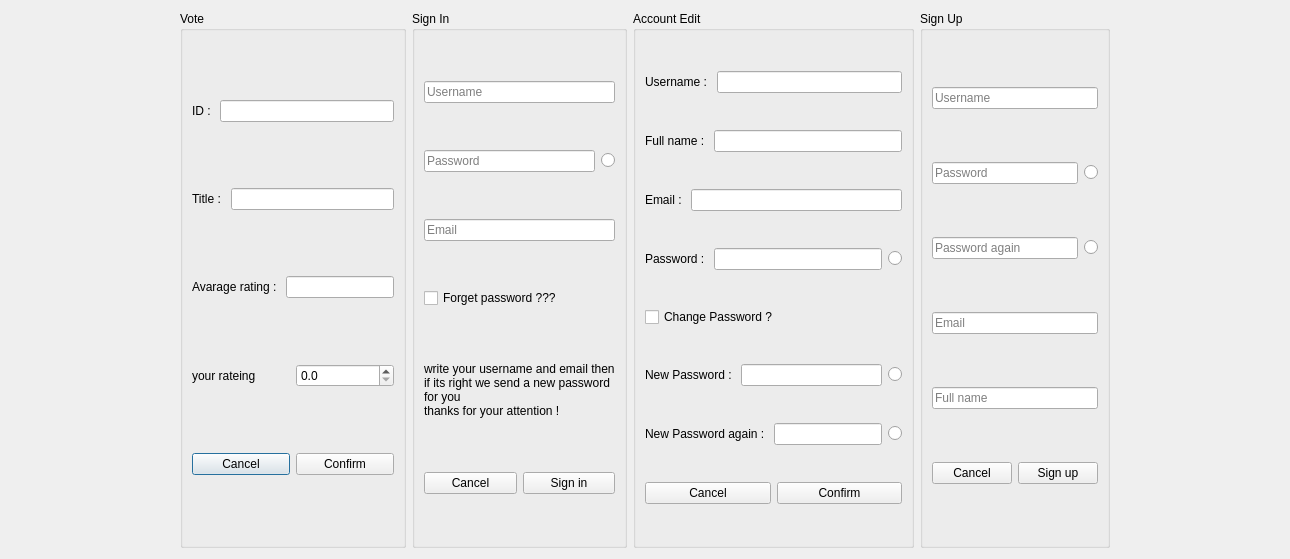
<?xml version="1.0" encoding="UTF-8"?>
<ui version="4.0">
 <class>process</class>
 <widget class="QDialog" name="process">
  <property name="geometry">
   <rect>
    <x>0</x>
    <y>0</y>
    <width>1290</width>
    <height>559</height>
   </rect>
  </property>
  <property name="windowTitle">
   <string>Dialog</string>
  </property>
  <layout class="QHBoxLayout" name="horizontalLayout_15">
   <item>
    <spacer name="horizontalSpacer">
     <property name="orientation">
      <enum>Qt::Horizontal</enum>
     </property>
     <property name="sizeHint" stdset="0">
      <size>
       <width>40</width>
       <height>20</height>
      </size>
     </property>
    </spacer>
   </item>
   <item>
    <widget class="QGroupBox" name="vote_gbox">
     <property name="title">
      <string>Vote</string>
     </property>
     <layout class="QVBoxLayout" name="verticalLayout">
      <item>
       <layout class="QHBoxLayout" name="horizontalLayout">
        <item>
         <widget class="QLabel" name="vote_idlable">
          <property name="text">
           <string>ID : </string>
          </property>
         </widget>
        </item>
        <item>
         <widget class="QLineEdit" name="vote_id">
          <property name="readOnly">
           <bool>true</bool>
          </property>
         </widget>
        </item>
       </layout>
      </item>
      <item>
       <layout class="QHBoxLayout" name="horizontalLayout_5">
        <item>
         <widget class="QLabel" name="vote_titlelable">
          <property name="text">
           <string>Title : </string>
          </property>
         </widget>
        </item>
        <item>
         <widget class="QLineEdit" name="vote_title">
          <property name="readOnly">
           <bool>true</bool>
          </property>
         </widget>
        </item>
       </layout>
      </item>
      <item>
       <layout class="QHBoxLayout" name="horizontalLayout_4">
        <item>
         <widget class="QLabel" name="vote_averageratinglable">
          <property name="text">
           <string>Avarage rating : </string>
          </property>
         </widget>
        </item>
        <item>
         <widget class="QLineEdit" name="vote_avaragerating">
          <property name="readOnly">
           <bool>true</bool>
          </property>
         </widget>
        </item>
       </layout>
      </item>
      <item>
       <layout class="QHBoxLayout" name="horizontalLayout_16">
        <item>
         <widget class="QLabel" name="vote_spinboxlable">
          <property name="text">
           <string>your rateing</string>
          </property>
         </widget>
        </item>
        <item>
         <widget class="QDoubleSpinBox" name="vote_spinbox">
          <property name="decimals">
           <number>1</number>
          </property>
          <property name="maximum">
           <double>10.000000000000000</double>
          </property>
          <property name="singleStep">
           <double>0.100000000000000</double>
          </property>
         </widget>
        </item>
       </layout>
      </item>
      <item>
       <layout class="QHBoxLayout" name="horizontalLayout_11">
        <item>
         <widget class="QPushButton" name="vote_cancelbtn">
          <property name="text">
           <string>Cancel</string>
          </property>
          <property name="icon">
           <iconset resource="../data/icon.qrc">
            <normaloff>:/new/icon/svg/fi-rr-cross-circle.svg</normaloff>:/new/icon/svg/fi-rr-cross-circle.svg</iconset>
          </property>
         </widget>
        </item>
        <item>
         <widget class="QPushButton" name="vote_confirmbtn">
          <property name="text">
           <string>Confirm</string>
          </property>
          <property name="icon">
           <iconset resource="../data/icon.qrc">
            <normaloff>:/new/icon/svg/fi-rr-checkbox.svg</normaloff>:/new/icon/svg/fi-rr-checkbox.svg</iconset>
          </property>
         </widget>
        </item>
       </layout>
      </item>
     </layout>
    </widget>
   </item>
   <item>
    <widget class="QGroupBox" name="signin_gbox">
     <property name="title">
      <string>Sign In</string>
     </property>
     <layout class="QVBoxLayout" name="verticalLayout_4">
      <item>
       <widget class="QLineEdit" name="signin_username">
        <property name="placeholderText">
         <string>Username</string>
        </property>
       </widget>
      </item>
      <item>
       <layout class="QHBoxLayout" name="horizontalLayout_3">
        <property name="topMargin">
         <number>0</number>
        </property>
        <item>
         <widget class="QLineEdit" name="signin_password">
          <property name="echoMode">
           <enum>QLineEdit::Password</enum>
          </property>
          <property name="placeholderText">
           <string>Password</string>
          </property>
         </widget>
        </item>
        <item>
         <widget class="QRadioButton" name="signin_passechomod">
          <property name="text">
           <string/>
          </property>
         </widget>
        </item>
       </layout>
      </item>
      <item>
       <widget class="QLineEdit" name="signin_email">
        <property name="placeholderText">
         <string>Email</string>
        </property>
       </widget>
      </item>
      <item>
       <widget class="QCheckBox" name="signin_forgetpasscheckbox">
        <property name="text">
         <string>Forget password ???</string>
        </property>
        <property name="icon">
         <iconset resource="../data/icon.qrc">
          <normaloff>:/new/icon/svg/fi-rr-interrogation.svg</normaloff>:/new/icon/svg/fi-rr-interrogation.svg</iconset>
        </property>
       </widget>
      </item>
      <item>
       <widget class="QLabel" name="signin_lable">
        <property name="maximumSize">
         <size>
          <width>16777215</width>
          <height>70</height>
         </size>
        </property>
        <property name="text">
         <string>write your username and email then
if its right we send a new password 
for you 
thanks for your attention !</string>
        </property>
       </widget>
      </item>
      <item>
       <layout class="QHBoxLayout" name="horizontalLayout_2">
        <item>
         <widget class="QPushButton" name="signin_cancelbtn">
          <property name="text">
           <string>Cancel</string>
          </property>
          <property name="icon">
           <iconset resource="../data/icon.qrc">
            <normaloff>:/new/icon/svg/fi-rr-cross-circle.svg</normaloff>:/new/icon/svg/fi-rr-cross-circle.svg</iconset>
          </property>
         </widget>
        </item>
        <item>
         <widget class="QPushButton" name="signin_signinbtn">
          <property name="text">
           <string>Sign in</string>
          </property>
          <property name="icon">
           <iconset resource="../data/icon.qrc">
            <normaloff>:/new/icon/svg/fi-rr-checkbox.svg</normaloff>:/new/icon/svg/fi-rr-checkbox.svg</iconset>
          </property>
         </widget>
        </item>
       </layout>
      </item>
     </layout>
    </widget>
   </item>
   <item>
    <widget class="QGroupBox" name="accountedit_gbox">
     <property name="title">
      <string>Account Edit</string>
     </property>
     <layout class="QVBoxLayout" name="verticalLayout_2">
      <item>
       <layout class="QHBoxLayout" name="horizontalLayout_6">
        <item>
         <widget class="QLabel" name="accedit_usernamelable">
          <property name="text">
           <string>Username : </string>
          </property>
         </widget>
        </item>
        <item>
         <widget class="QLineEdit" name="accedit_username">
          <property name="readOnly">
           <bool>true</bool>
          </property>
         </widget>
        </item>
       </layout>
      </item>
      <item>
       <layout class="QHBoxLayout" name="horizontalLayout_9">
        <item>
         <widget class="QLabel" name="accedit_namelabel">
          <property name="text">
           <string>Full name : </string>
          </property>
         </widget>
        </item>
        <item>
         <widget class="QLineEdit" name="accedit_name"/>
        </item>
       </layout>
      </item>
      <item>
       <layout class="QHBoxLayout" name="horizontalLayout_7">
        <item>
         <widget class="QLabel" name="accedidt_emaillable">
          <property name="text">
           <string>Email : </string>
          </property>
         </widget>
        </item>
        <item>
         <widget class="QLineEdit" name="accedit_email"/>
        </item>
       </layout>
      </item>
      <item>
       <layout class="QHBoxLayout" name="horizontalLayout_8">
        <item>
         <widget class="QLabel" name="accedit_passwordlable">
          <property name="text">
           <string>Password : </string>
          </property>
         </widget>
        </item>
        <item>
         <widget class="QLineEdit" name="accedit_password">
          <property name="echoMode">
           <enum>QLineEdit::Password</enum>
          </property>
         </widget>
        </item>
        <item>
         <widget class="QRadioButton" name="accedit_passechomod">
          <property name="text">
           <string/>
          </property>
         </widget>
        </item>
       </layout>
      </item>
      <item>
       <widget class="QCheckBox" name="accedit_changepass">
        <property name="text">
         <string>Change Password ?</string>
        </property>
        <property name="icon">
         <iconset resource="../data/icon.qrc">
          <normaloff>:/new/icon/svg/fi-rr-interrogation.svg</normaloff>:/new/icon/svg/fi-rr-interrogation.svg</iconset>
        </property>
       </widget>
      </item>
      <item>
       <layout class="QHBoxLayout" name="horizontalLayout_18">
        <item>
         <widget class="QLabel" name="accedit_newpasswordlable">
          <property name="text">
           <string>New Password : </string>
          </property>
         </widget>
        </item>
        <item>
         <widget class="QLineEdit" name="accedit_newpassword">
          <property name="echoMode">
           <enum>QLineEdit::Password</enum>
          </property>
         </widget>
        </item>
        <item>
         <widget class="QRadioButton" name="accedit_newpassechomod">
          <property name="text">
           <string/>
          </property>
         </widget>
        </item>
       </layout>
      </item>
      <item>
       <layout class="QHBoxLayout" name="horizontalLayout_19">
        <item>
         <widget class="QLabel" name="accedit_newpasswordagainlable">
          <property name="text">
           <string>New Password again : </string>
          </property>
         </widget>
        </item>
        <item>
         <widget class="QLineEdit" name="accedit_newpasswordagain">
          <property name="echoMode">
           <enum>QLineEdit::Password</enum>
          </property>
         </widget>
        </item>
        <item>
         <widget class="QRadioButton" name="accedit_newpassagainechomod">
          <property name="text">
           <string/>
          </property>
         </widget>
        </item>
       </layout>
      </item>
      <item>
       <layout class="QHBoxLayout" name="horizontalLayout_12">
        <item>
         <widget class="QPushButton" name="accedit_cancelbtn">
          <property name="text">
           <string>Cancel</string>
          </property>
          <property name="icon">
           <iconset resource="../data/icon.qrc">
            <normaloff>:/new/icon/svg/fi-rr-cross-circle.svg</normaloff>:/new/icon/svg/fi-rr-cross-circle.svg</iconset>
          </property>
         </widget>
        </item>
        <item>
         <widget class="QPushButton" name="accedit_confirmbtn">
          <property name="text">
           <string>Confirm</string>
          </property>
          <property name="icon">
           <iconset resource="../data/icon.qrc">
            <normaloff>:/new/icon/svg/fi-rr-checkbox.svg</normaloff>:/new/icon/svg/fi-rr-checkbox.svg</iconset>
          </property>
         </widget>
        </item>
       </layout>
      </item>
     </layout>
    </widget>
   </item>
   <item>
    <widget class="QGroupBox" name="signup_gbox">
     <property name="title">
      <string>Sign Up</string>
     </property>
     <layout class="QVBoxLayout" name="verticalLayout_3">
      <item>
       <widget class="QLineEdit" name="signup_username">
        <property name="placeholderText">
         <string>Username</string>
        </property>
       </widget>
      </item>
      <item>
       <layout class="QHBoxLayout" name="horizontalLayout_13">
        <item>
         <widget class="QLineEdit" name="signup_password">
          <property name="echoMode">
           <enum>QLineEdit::Password</enum>
          </property>
          <property name="placeholderText">
           <string>Password</string>
          </property>
         </widget>
        </item>
        <item>
         <widget class="QRadioButton" name="signup_passechomod">
          <property name="text">
           <string/>
          </property>
         </widget>
        </item>
       </layout>
      </item>
      <item>
       <layout class="QHBoxLayout" name="horizontalLayout_14">
        <item>
         <widget class="QLineEdit" name="signu_passwordagain">
          <property name="echoMode">
           <enum>QLineEdit::Password</enum>
          </property>
          <property name="placeholderText">
           <string>Password again</string>
          </property>
         </widget>
        </item>
        <item>
         <widget class="QRadioButton" name="signup_passagainechomod">
          <property name="text">
           <string/>
          </property>
         </widget>
        </item>
       </layout>
      </item>
      <item>
       <widget class="QLineEdit" name="signup_emai">
        <property name="placeholderText">
         <string>Email</string>
        </property>
       </widget>
      </item>
      <item>
       <widget class="QLineEdit" name="signup_name">
        <property name="placeholderText">
         <string>Full name</string>
        </property>
       </widget>
      </item>
      <item>
       <layout class="QHBoxLayout" name="horizontalLayout_10">
        <item>
         <widget class="QPushButton" name="signup_cancelbtn">
          <property name="text">
           <string>Cancel</string>
          </property>
          <property name="icon">
           <iconset resource="../data/icon.qrc">
            <normaloff>:/new/icon/svg/fi-rr-cross-circle.svg</normaloff>:/new/icon/svg/fi-rr-cross-circle.svg</iconset>
          </property>
         </widget>
        </item>
        <item>
         <widget class="QPushButton" name="signup_signupbtn">
          <property name="text">
           <string>Sign up</string>
          </property>
          <property name="icon">
           <iconset resource="../data/icon.qrc">
            <normaloff>:/new/icon/svg/fi-rr-checkbox.svg</normaloff>:/new/icon/svg/fi-rr-checkbox.svg</iconset>
          </property>
         </widget>
        </item>
       </layout>
      </item>
     </layout>
    </widget>
   </item>
   <item>
    <spacer name="horizontalSpacer_2">
     <property name="orientation">
      <enum>Qt::Horizontal</enum>
     </property>
     <property name="sizeHint" stdset="0">
      <size>
       <width>40</width>
       <height>20</height>
      </size>
     </property>
    </spacer>
   </item>
  </layout>
 </widget>
 <resources>
  <include location="../data/icon.qrc"/>
 </resources>
 <connections/>
</ui>
